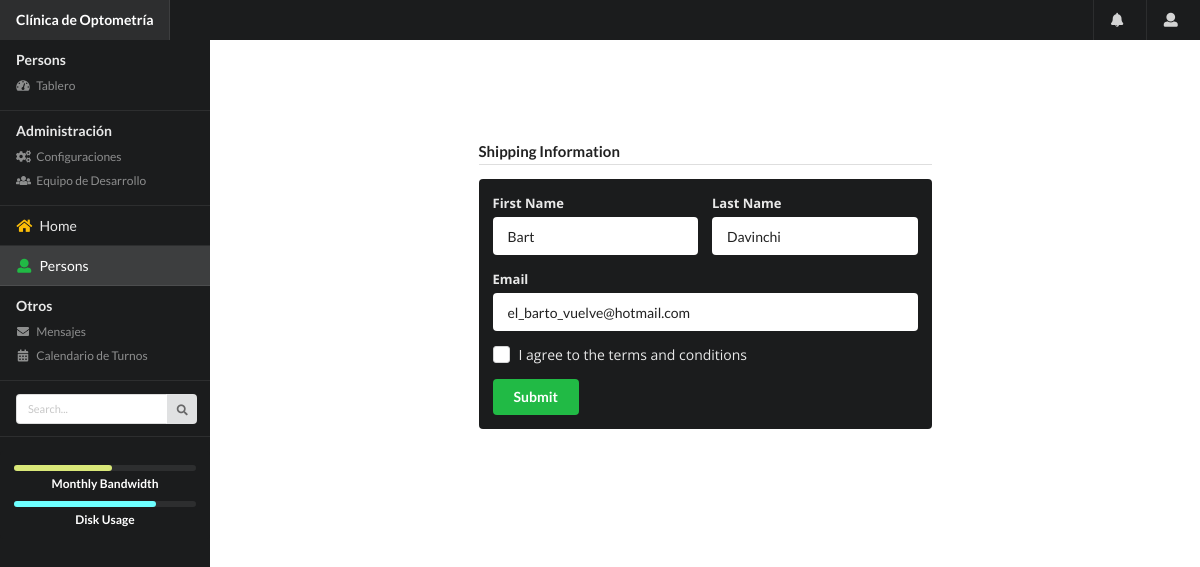
/ventas/editPersons/11, run on the app's committed database.
### ventas/models.py (models this page shows, shortened)
class Persons(models.Model):
    id_person = models.AutoField(primary_key=True)
    first_name = models.CharField(max_length=50)
    last_name = models.CharField(max_length=50)
    email= models.EmailField(max_length=100)

### ventas/class_views.py (the view)
# urls.py: path("editPersons/<int:pk>",class_views.PersonsUpdate.as_view(),name="editPersons"),
class PersonsUpdate(UpdateView):
    model = Persons
    form_class = PersonForm
    template_name = 'ventas/addPersons.html'
    success_url = reverse_lazy('ventas:viewPersons')

### ventas/forms.py
class PersonForm(forms.ModelForm):
    class Meta:
        model = Persons
        fields = ('id_person','first_name','last_name','email',)

### ventas/templates/ventas/addPersons.html (shortened to what this page needs)
{% extends "ventas/sidebar.html" %} {% load static %}
{% block title %} CreatePersons {% endblock %} {% block body %}
<div class="pusher">
  <div class="main-content">
    <div class="ui grid stackable padded">
      <div class="ui two column centered grid">
        <div class="four column centered row">
        </div>
        <div class="column">
          <form class="ui form" method="POST">
            <h4 class="ui dividing header">Shipping Information</h4>
            <div class="ui inverted segment">
              <div class="ui inverted form">
                <div class="two fields">
                  <div class="field">
                    <label>First Name</label>
                    {{ form.first_name }}
                  </div>
                  <div class="field">
                    <label>Last Name</label>
                    {{ form.last_name }}
                  </div>
                </div>
                <div class="field">
                  <label>Email</label>
                  {{ form.email }}
                </div>
                <div class="inline field">
                  <div class="ui checkbox">
                    <label>I agree to the terms and conditions</label>
                  </div>
                </div>
                <button type="submit" class="ui green submit button">Submit</button>
              </div>
            </div>
          </form>
        </div>
        <div class="four column centered row">
        </div>
      </div>
    </div>
  </div>
</div>
{% endblock %}

### ventas/static/ventas/css/style.css (style rules this page uses)
:root { --tablet: 768px; --smallMonitor: 992px; --largeMonitor: 1200px; --font-family: 'Open Sans', sans-serif; }
body { font-family: var(--font-family) !important; }
.main-content { margin-top: 40px; }
@media (min-width: 768px) { .main-content { margin-left: 15rem; } }

### data on the page
Persons: first_name "Bart", last_name "Davinchi", email "el_barto_vuelve@hotmail.com"
